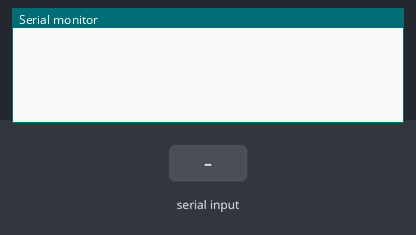
A sketch run on a simulated Arduino Uno, built with avr-gcc and run on an emulated ATmega328P. Parts: the last lines printed to the serial monitor. Inputs (shaded band) come from the test bench.

Above: at 1.2 s.
1.3 s: "90,45\n" received over Serial
At 2.3 s:
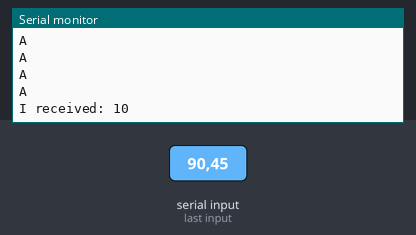
2.8 s: "30,150\n" received over Serial
At 3.6 s:
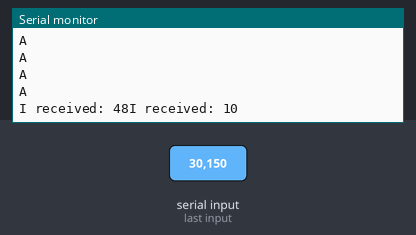
4.4 s: "200\n" received over Serial
At 5.5 s:
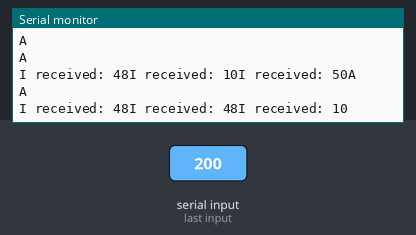
Timing chart, 0 to 7.4 s (numbered marks = the images above; inputs shaded):
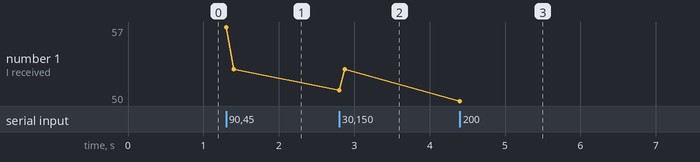

The sketch:

serial.pde
```cpp
int incomingByte = 0;	// for incoming serial data

void setup() {
	Serial.begin(9600);	// opens serial port, sets data rate to 9600 bps
}

void loop() {

	// send data only when you receive data:
	if (Serial.available() > 0) {
		// read the incoming byte:
		incomingByte = Serial.read();

		// say what you got:
		Serial.print("I received: ");
		Serial.print(incomingByte, DEC);
            for(int i=1;i<=incomingByte-48;i++)
                Serial.println("A");
	}
}
```

Measured:
- after the input at 1.3 s, the serial monitor: prints a new line at once (image 1)
- after the input at 2.8 s, the serial monitor: prints a new line at once (image 2)
- after the input at 4.4 s, the serial monitor: prints a new line at once (image 3)
- plotted number 1: 53 → 50 after the input at 4.4 s
